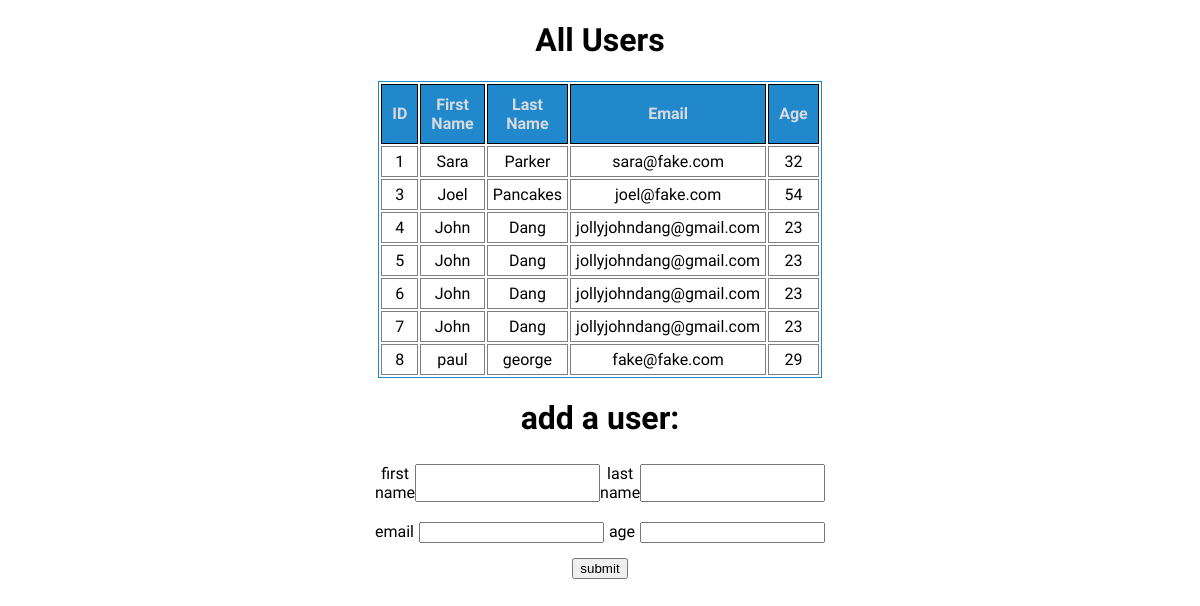
The page / on the database its author committed.
### users_app/models.py (models this page shows)
class User(models.Model):
    first_name = models.CharField(max_length=255)
    last_name = models.CharField(max_length=255)
    email_address = models.CharField(max_length=255)
    age = models.IntegerField()
    created_at = models.DateTimeField(auto_now_add=True)
    updated_at = models.DateTimeField(auto_now=True)

### users_app/views.py (the view)
# urls.py: path('', views.index),
def index(request):
    for user in User.objects.all():
        print(user.__dict__)
    context = {
        'all_the_users': User.objects.all()
    }
    return render(request, "index.html", context)

### users_app/templates/index.html (shortened to what this page needs)
<!DOCTYPE html>
<html lang="en">
<head>
    {% load static %}
    <link rel="stylesheet" href="{% static 'css/style.css' %}">
</head>
<body>
    <div class="top">
    <h1>All Users</h1>
    <table>
        <thead>
            <th>ID</th>
            <th>First Name</th>
            <th>Last Name</th>
            <th>Email</th>
            <th>Age</th>
        </thead>
        <tbody>
            {% for user in all_the_users %}
            <tr>
                <td>{{user.id}}</td>
                <td>{{user.first_name}}</td>
                <td>{{user.last_name}}</td>
                <td>{{user.email_address}}</td>
                <td>{{user.age}}</td>
            </tr>
        {% endfor %}
        </tbody>
    </table>
    </div>
<div class="bottom">
    <h1>add a user:</h1>
    <form action="/process" method="POST">
        <div class="topname">
        <label for="first_name">first name</label>
        <input type="text" name="first_name" id="first_name">
        <label for="last_name">last name</label>
        <input type="text" name="last_name" id="last_name">
    </div>
    <div class="bottominfo">
        <label for="email">email</label>
        <input type="email" name="email" id="email">
        <label for="age">age</label>
        <input type="number" name="age" id="age">
    </div>
        <input type="submit" value="submit" />
    </form>
</div>
</body>
</html>

### users_app/static/css/style.css (style rules this page uses)
body { margin: 0px; padding: 0px; font-family: 'Abel', sans-serif; }
table { border: 1px solid #2188CC; height: 50px; width: 50px; margin-left: auto; margin-right: auto; }
th { border: 1px solid black; background-color: #2188CC; padding: 10px; color: #D7DBE0; }
td { border: 1px solid grey; padding: 5px; }
.top { text-align: center; }
.bottom { text-align: center; }
.topname,.bottominfo { margin:10px; display: flex; justify-content: space-between; width: 450px; margin-left: auto; margin-right: auto; padding: 5px; }

### rows shown on the page
User: id "1", first_name "Sara", last_name "Parker", email_address "sara@fake.com", age "32"
User: id "3", first_name "Joel", last_name "Pancakes", email_address "joel@fake.com", age "54"
User: id "4", first_name "John", last_name "Dang", email_address "jollyjohndang@gmail.com", age "23"
User: id "5", first_name "John", last_name "Dang", email_address "jollyjohndang@gmail.com", age "23"
User: id "6", first_name "John", last_name "Dang", email_address "jollyjohndang@gmail.com", age "23"
User: id "7", first_name "John", last_name "Dang", email_address "jollyjohndang@gmail.com", age "23"
User: id "8", first_name "paul", last_name "george", email_address "fake@fake.com", age "29"
